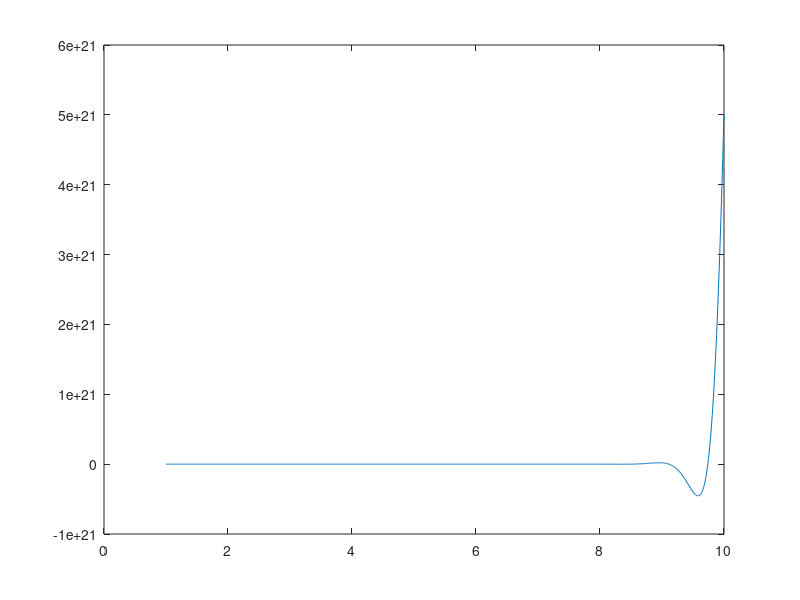

MATLAB code to generate this figure:
close all;
t = 1:0.01:10;
a = input('Enter Real: ');
b = input('Enter Imaginary: ');
s = a+(b*1i);
y = exp(s*t);
plot(t,real(y));